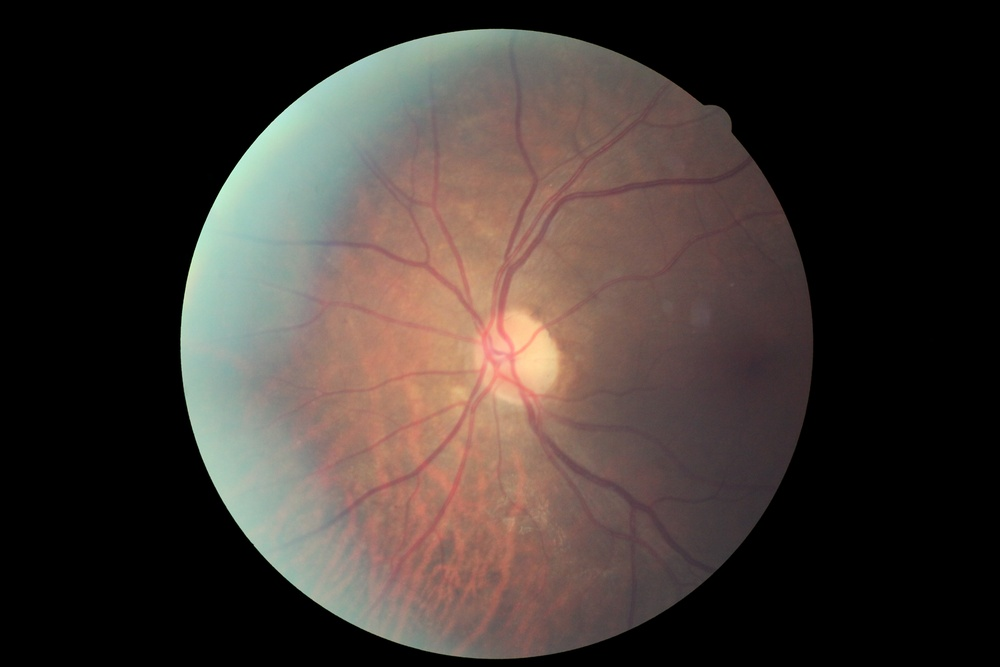
#> input picture images/src/10_left.jpeg, 1000 x 667 px, shrunk from 4752 x 3168 before the run
$ python rnd2sqr.py
#> lines starting #> are read from the running program, lines starting #| are printed output that depends on the picture
from PIL import Image
import numpy as np
import os


class Round2Square(object):
    """
    Convert round iris images into cropped and rotated square images.
    """
    def __init__(self, dst_image_size: int, rotation_increment: int):
        """
        Construct the Round2Square transformer and set the destination
        image size.

        :param dst_image_size:
        """
        self._dst_image_size = dst_image_size
        self._rotation_increment = rotation_increment

    def transform(self, src_dir_path: str, dst_dir_path: str, image_name: str):
        """
        Transform the source image into a square image and save to the destination location.

        :param src_dir_path: Source location of image to transform
        :param dst_dir_path: Destination location to store transformed image
        :param image_name: Image name used to generate output file names
        """
#> called with src_dir_path = './images/src', dst_dir_path = './images/dst', image_name = '10_left.jpeg'

        # Load the image
        img = Image.open(os.path.join(src_dir_path, image_name))
#> img is the input picture: PIL image 1000x667 RGB; mean R, G, B 64.1, 54.6, 50

        # Transformation pipeline
        img = self._crop(img)

        # Pad the destination image size by a pixel and make sure we can center evenly around zero.
        if self._dst_image_size % 2:
            working_image_size = self._dst_image_size + 2
            trim_mask = [True] * working_image_size
            trim_mask[0] = False
            trim_mask[-1] = False
        else:
            working_image_size = self._dst_image_size + 3
            trim_mask = [True] * working_image_size
            trim_mask[0] = False
            trim_mask[-1] = False
            trim_mask[-2] = False

        dst_pixel_org = np.floor_divide(working_image_size, 2)
        dst_radius_len = dst_pixel_org

        src_pixel_org = np.floor_divide(img.shape, 2)[:2]

        for alpha in range(0, 360, self._rotation_increment):
            # Allocate space for the destination image
            dst_img = np.zeros([working_image_size, working_image_size, 3], np.uint8)

            for dst_row in range(working_image_size):
                for dst_col in range(working_image_size):
                    dst_pixel = [dst_row - dst_pixel_org, dst_col - dst_pixel_org]

                    # Get the angle to the destination pixel
                    # Figure out if following this radial line will run into the sides or the top/bottom first.
                    # Calculate the radial distance to the corresponding edge.
                    dst_theta = np.arctan2(dst_pixel[1], dst_pixel[0])
                    dst_sin = np.sin(dst_theta)
                    dst_cos = np.cos(dst_theta)

                    if abs(dst_sin) >= abs(dst_cos):
                        # Run into top/bottom first
                        dst_edge_len = dst_pixel_org / np.sin(dst_theta)
                    else:
                        # Run into side first
                        dst_edge_len = dst_pixel_org / np.cos(dst_theta)

                    # Calculate the distance to the destination pixel
                    dst_pixel_len = np.hypot(dst_pixel[0], dst_pixel[1])

                    # Calculate the source row and column based on the stretch ratio
                    # and any non-squareness of the source image.
                    src_shape_ratio = [img.shape[0] / img.shape[1], 1]

                    # Target pixel in destination coordinates
                    ratio = abs(dst_radius_len / dst_edge_len)
                    dst_target_pixel = [dst_pixel[0] * ratio, dst_pixel[1] * ratio]

                    # Source pixel
                    src_pixel = [0, 0]
                    for i in range(2):
                        src_pixel[i] = dst_target_pixel[i] * src_shape_ratio[i] * src_pixel_org[i] / dst_pixel_org

                    # print('{}, {}, {:+}, {:+}, {:+5.2f}, {:+5.2f}, {:+5.2f}, {:+5.2f}, {}, {}'. \
                    #       format(dst_row, dst_col, dst_pixel[0], dst_pixel[1], np.degrees(dst_theta),
                    #              dst_edge_len, dst_pixel_len, dst_pixel_len / dst_edge_len,
                    #              int(src_pixel[0]), int(src_pixel[1])))

                    # Adjust for the rotation in source image coordinates in case the source image
                    # isn't square.
                    src_theta = np.arctan2(src_pixel[1], src_pixel[0])
                    pixel_len = np.hypot(src_pixel[0], src_pixel[1])
                    rotation = [np.cos(src_theta - np.radians(alpha)), np.sin(src_theta - np.radians(alpha))]

                    # print('Dst Pxl: {}, {}'.format(int(dst_pixel[0]), int(dst_pixel[1])))
                    # print('\tRot: {:5.2f}, {:5.2f}'.format(np.degrees(dst_theta), np.degrees(src_theta)))
                    # print('\tSrc Org Pxl: {:5.2f}, {:5.2f}'.format(src_pixel_org[0], src_pixel_org[1]))
                    for i in range(2):
                        src_pixel[i] = pixel_len * rotation[i]

                    # print('\tSrc Pxl 1:{}, {}'.format(int(src_pixel[0]), int(src_pixel[1])))

                    for i in range(2):
                        # Uncenter the image coordinates
                        src_pixel[i] = int(src_pixel_org[i] + src_pixel[i])

                    # print('\tSrc Pxl 2:{}, {}'.format(int(src_pixel[0]), int(src_pixel[1])))

                    # Check to make sure the source file indices are in range.  Not sure if this is a bug
                    # or just rounding error that is causing them to be out of bounds.
                    # It should be checked to see if these are just in the padding and will be deleted
                    # anyhow or if it is a bigger issue.
                    if any([src_pixel[0] >= img.shape[0],
                            src_pixel[0] < 0,
                            src_pixel[1] >= img.shape[1],
                            src_pixel[1] < 0]):
                        print('Index out of bounds {}, {}'.format(src_pixel[0], src_pixel[1]))
                    else:
                        dst_img[dst_row, dst_col] = img[int(src_pixel[0]), int(src_pixel[1])]

            # Trim the image to remove the padding.
            dst_img = dst_img[trim_mask][:, trim_mask]

            # Save the transformed image
            base_fn = os.path.splitext(image_name)
            dst_file_path = os.path.join(dst_dir_path, base_fn[0] + '_' + '{:03d}'.format(alpha) + base_fn[1])
            print(dst_file_path)
            pil_img = Image.fromarray(dst_img)
            pil_img.save(dst_file_path)

    @staticmethod
    def _crop(pil_img: Image) -> np.array:
        # Get a numpy grayscale image
        """
        Crop any rows and columns around the edge of the image
        that are all black.

        :param pil_img: Image to crop
        """
        np_gs_img = np.array(pil_img.convert('L'))
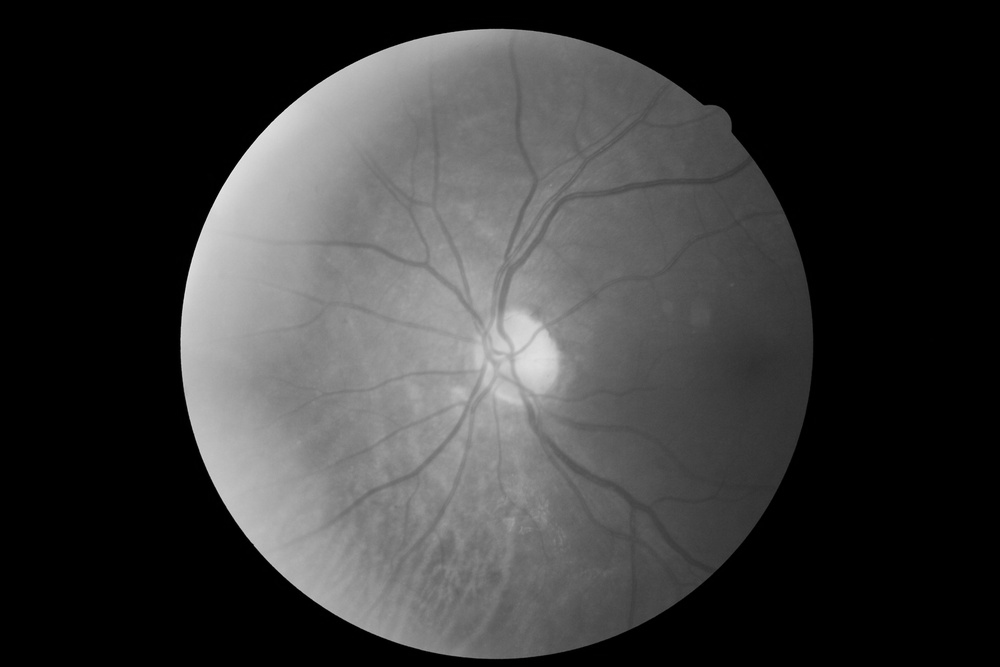
#> np_gs_img: shape (667, 1000); min 0, max 238, mean 56.9

        # Find any rows or column where there is any image data.
        row_mask = [False] * np_gs_img.shape[0]
        for row in range(np_gs_img.shape[0]):
            row_mask[row] = any(np_gs_img[row])

        col_mask = [False] * np_gs_img.shape[1]
        for col in range(np_gs_img.shape[1]):
            col_mask[col] = any(np_gs_img[:, col])

        # Eliminate any of the rows or columns where there are only 0's
        np_rgb_img = np.array(pil_img)[row_mask][:, col_mask]
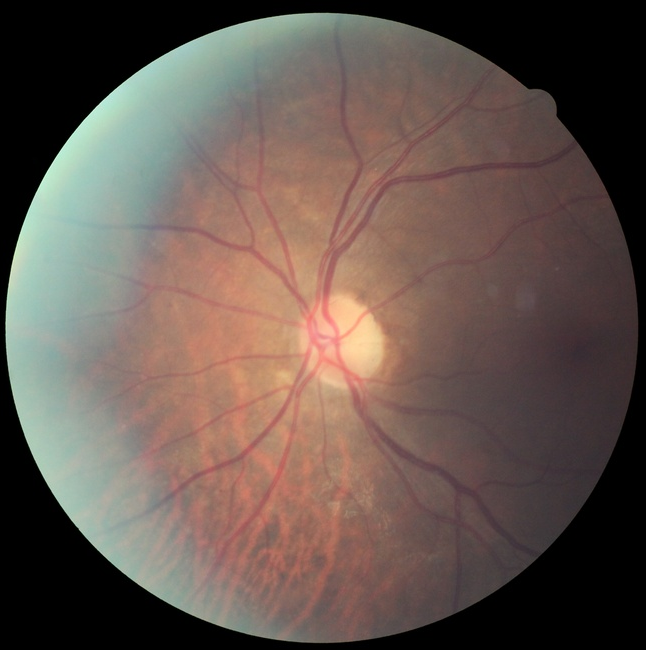
#> np_rgb_img: shape (650, 646, 3); mean R, G, B 101.9, 86.7, 79.4

        return np_rgb_img


if __name__ == '__main__':
    src_dir_path = './images/src'
    dst_dir_path = './images/dst'
    image_name = '10_left.jpeg'

    transformer = Round2Square(128, 45)
    transformer.transform(src_dir_path, dst_dir_path, image_name)
#> the loop in transform, `for alpha in range(0, 360, self._rotation_increment):` made 8 passes
#> pass 1, in transform, `pil_img = Image.fromarray(dst_img)`:
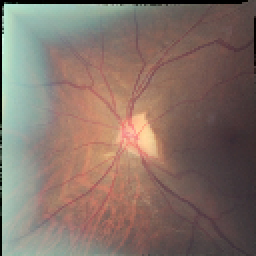
#> pil_img: PIL image 128x128 RGB (shown 2 times larger); mean R, G, B 133, 113.5, 103.9
#> pass 2, in transform, `pil_img = Image.fromarray(dst_img)`:
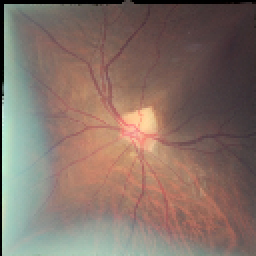
#> pil_img: PIL image 128x128 RGB (shown 2 times larger); mean R, G, B 133.1, 112.9, 103.3
#> pass 3, in transform, `pil_img = Image.fromarray(dst_img)`:
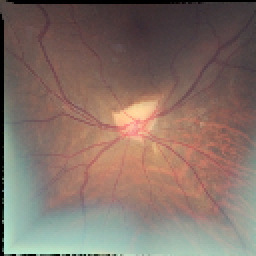
#> pil_img: PIL image 128x128 RGB (shown 2 times larger); mean R, G, B 132.3, 112.9, 103.4
#> after the loop in transform, `for alpha in range(0, 360, self._rotation_increment):`:
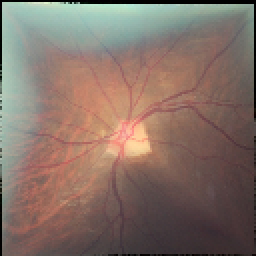
#> dst_img: shape (128, 128, 3) (shown 2 times larger); mean R, G, B 133, 112.9, 103.2

$ run again, with images/src/13_left.jpeg copied over images/src/10_left.jpeg
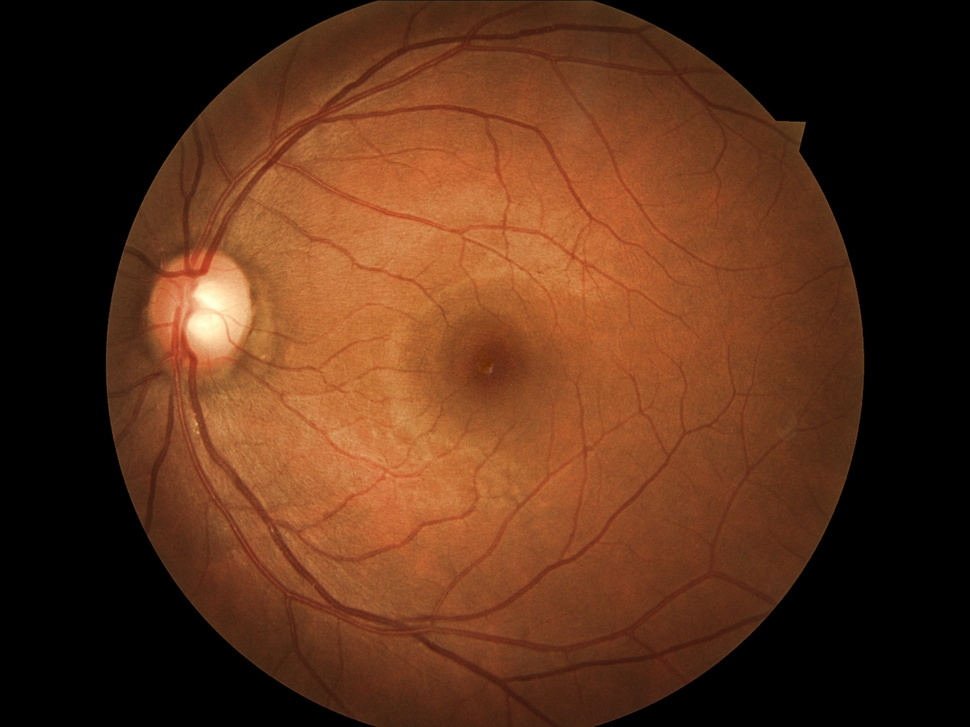
#> input picture images/src/13_left.jpeg, 970 x 727 px, shrunk from 2592 x 1944 before the run
#> in transform, img is the input picture: PIL image 970x727 RGB; mean R, G, B 88.5, 48.2, 25.6
#> in _crop, `np_gs_img = np.array(pil_img.convert('L'))`:
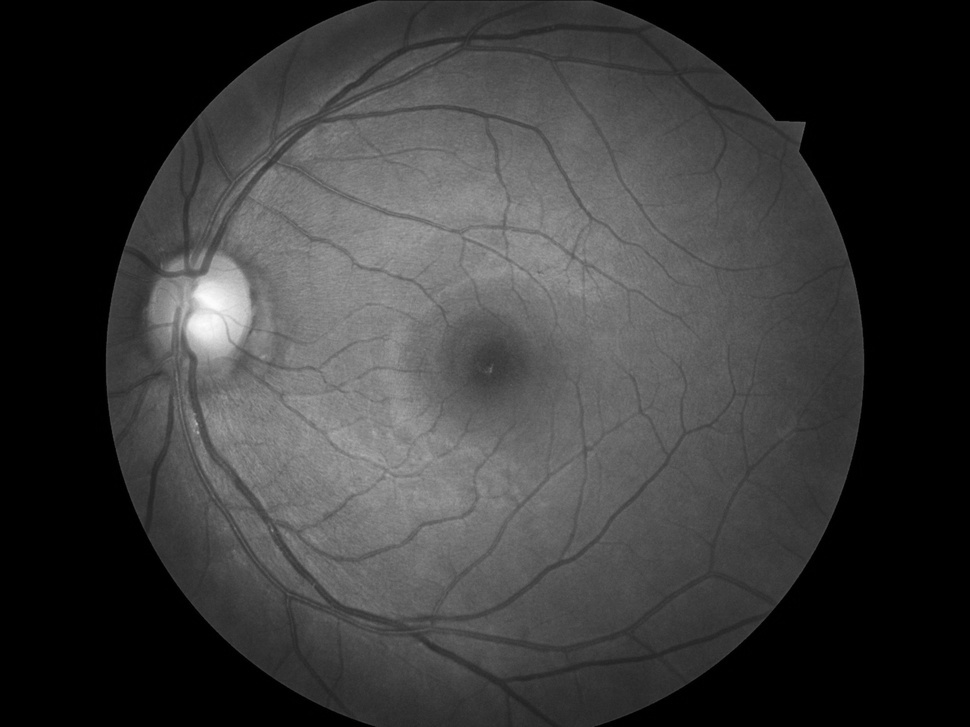
#> np_gs_img: shape (727, 970); min 0, max 252, mean 57.7
#> after the loop in _crop, `for row in range(np_gs_img.shape[0]):`: row_mask = 727 items, first 6: True, True, True, True, True, True
#> after the loop in transform, `for alpha in range(0, 360, self._rotation_increment):`:
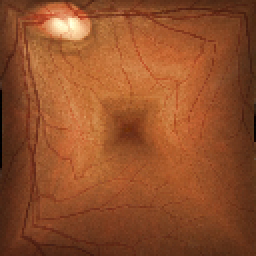
#> dst_img: shape (128, 128, 3) (shown 2 times larger); mean R, G, B 145.1, 79, 41.9

$ run again, with images/src/16_left.jpeg copied over images/src/10_left.jpeg
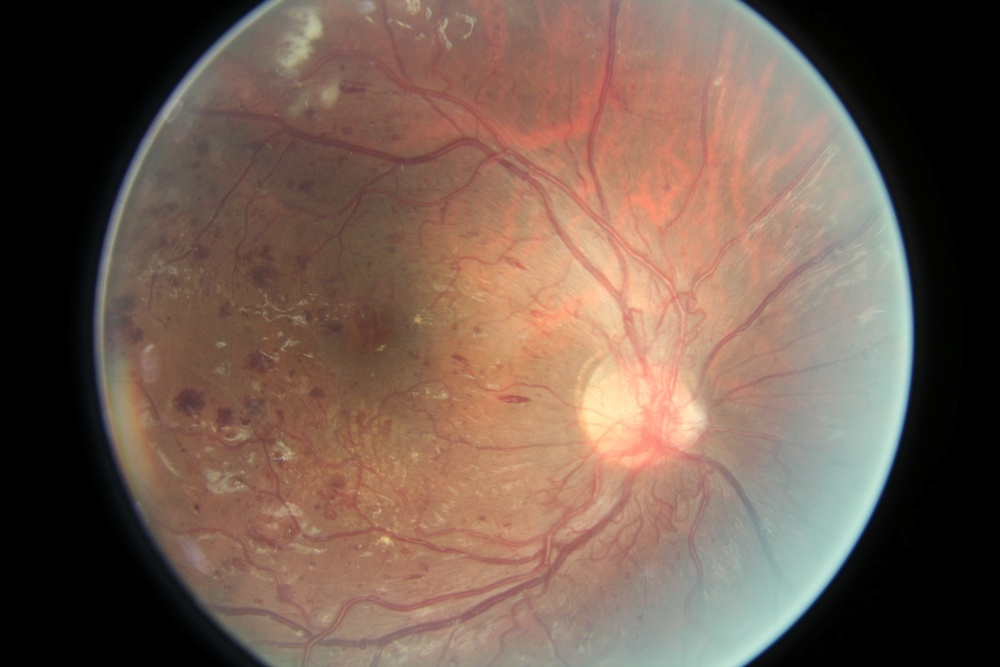
#> input picture images/src/16_left.jpeg, 1000 x 667 px, shrunk from 3888 x 2592 before the run
#> in transform, img is the input picture: PIL image 1000x667 RGB; mean R, G, B 114.9, 92.2, 79.9
#> in _crop, `np_gs_img = np.array(pil_img.convert('L'))`:
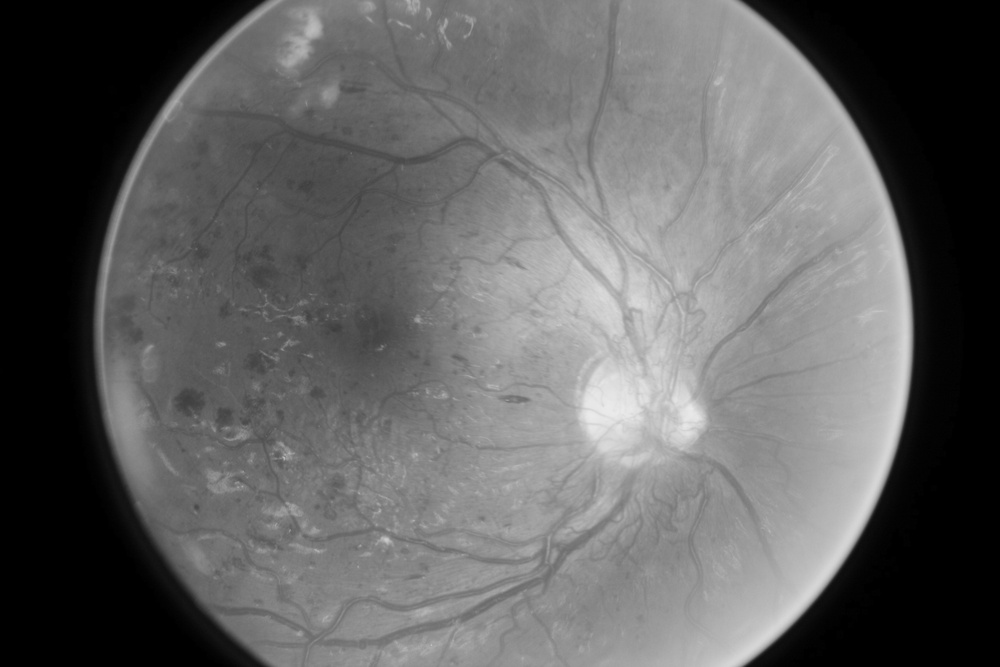
#> np_gs_img: shape (667, 1000); min 0, max 235, mean 97.6
#> after the loop in _crop, `for row in range(np_gs_img.shape[0]):`: row_mask = 667 items, first 6: True, True, True, True, True, True
#> after the loop in _crop, `for col in range(np_gs_img.shape[1]):`: col_mask = 1000 items, first 6: True, True, True, False, False, False
#> after the loop in transform, `for alpha in range(0, 360, self._rotation_increment):`:
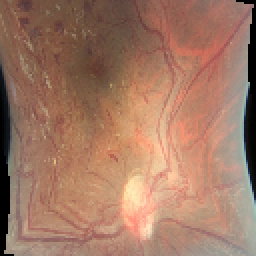
#> dst_img: shape (128, 128, 3) (shown 2 times larger); mean R, G, B 161.8, 120.5, 100.1
